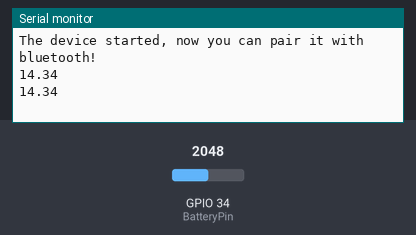
A sketch run on a simulated ESP32. On the bench: the last lines printed to the serial monitor. The inputs (shaded band) are chosen by the test bench; at power-on: GPIO 34 (BatteryPin) = 2048. Nothing arrives over Bluetooth unless stated.

Above: at 1.8 s.
1.9 s: GPIO 34 (BatteryPin) set to 2866
At 2.8 s:
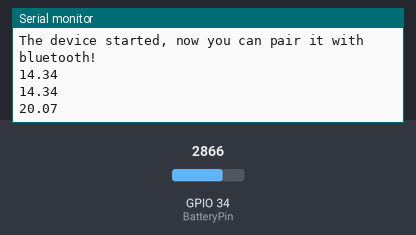
3.4 s: GPIO 34 (BatteryPin) set to 3603
At 4.5 s:
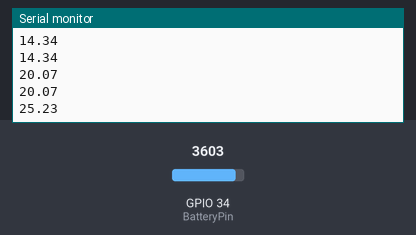
Timing chart, 0 to 6.4 s (numbered marks = the images above; inputs shaded):
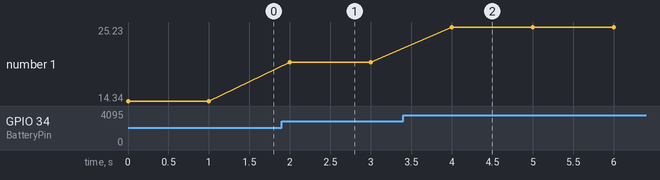

Measured:
- after the input at 1.9 s, the serial monitor: prints a new line after 0.10 s (image 1)
- after the input at 3.4 s, the serial monitor: prints a new line after 0.60 s (image 2)
- plotted number 1: 14.34 → 20.07 after the input at 1.9 s, 20.07 → 25.23 after the input at 3.4 s

The sketch:

car_battery_monitor.ino
```cpp
#include "BluetoothSerial.h"

#if !defined(CONFIG_BT_ENABLED) || !defined(CONFIG_BLUEDROID_ENABLED)
#error Bluetooth is not enabled! Please run `make menuconfig` to and enable it
#endif

const int BatteryPin = 34;

int adc_read = 0;
float battery_voltage = 0;

BluetoothSerial SerialBT;

void setup() {
  Serial.begin(115200);
  SerialBT.begin("Circuit Desolator"); //Bluetooth device name
  Serial.println("The device started, now you can pair it with bluetooth!");
}

void loop()
{
  adc_read = analogRead(BatteryPin);

  //using R1 = 5k and R2 = .650k

  battery_voltage = (adc_read*(3.3/4096)*(5.650))/0.650;
  Serial.println(battery_voltage);
  SerialBT.println(battery_voltage);

  delay(1000);
}
```
